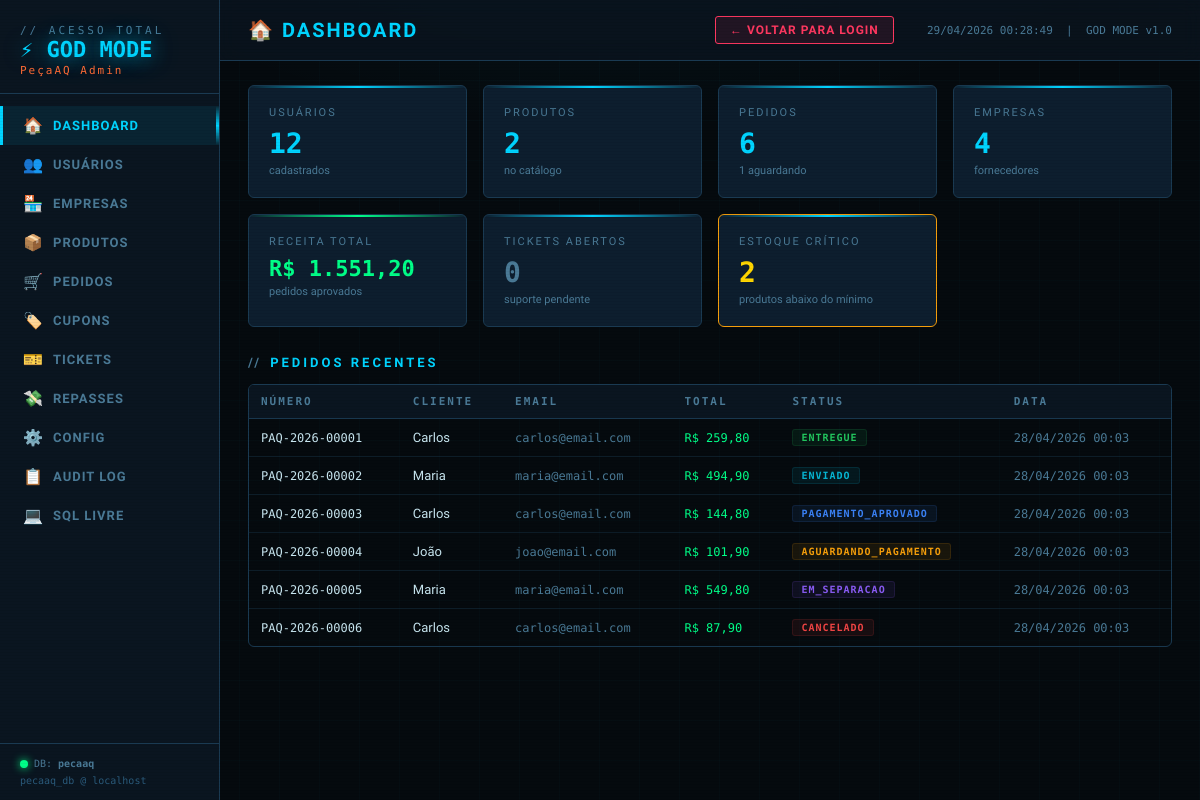
/godmode.php, run on the app's committed database.
### tables this page shows
CREATE TABLE `pedidos` (
  `id` int(10) UNSIGNED NOT NULL,
  `numero` varchar(20) NOT NULL COMMENT 'ex: PAQ-2026-00001',
  `usuario_id` int(10) UNSIGNED NOT NULL,
  `endereco_entrega_id` int(10) UNSIGNED DEFAULT NULL,
  `cupom_id` int(10) UNSIGNED DEFAULT NULL,
  `subtotal` decimal(10,2) NOT NULL,
  `desconto` decimal(10,2) NOT NULL DEFAULT 0.00,
  `frete` decimal(10,2) NOT NULL DEFAULT 0.00,
  `total` decimal(10,2) NOT NULL,
  `status` enum('aguardando_pagamento','pagamento_aprovado','em_separacao','enviado','entregue','cancelado','devolvido','reembolsado') NOT NULL DEFAULT 'aguardando_pagamento',
  `metodo_pagamento` enum('cartao_credito','cartao_debito','pix','boleto','transferencia') DEFAULT NULL,
  `parcelas` tinyint(4) NOT NULL DEFAULT 1,
  `gateway_id` varchar(100) DEFAULT NULL,
  `nota_fiscal` varchar(60) DEFAULT NULL,
  `observacao` text DEFAULT NULL,
  `rastreamento` varchar(50) DEFAULT NULL,
  `transportadora` varchar(80) DEFAULT NULL,
  `previsao_entrega` date DEFAULT NULL,
  `entregue_em` datetime DEFAULT NULL,
  `cancelado_em` datetime DEFAULT NULL,
  `motivo_cancelamento` varchar(300) DEFAULT NULL,
  `criado_em` timestamp NOT NULL DEFAULT current_timestamp(),
  `atualizado_em` timestamp NOT NULL DEFAULT current_timestamp() ON UPDATE current_timestamp()
);

CREATE TABLE `usuarios` (
  `id` int(10) UNSIGNED NOT NULL,
  `nome` varchar(120) NOT NULL,
  `sobrenome` varchar(120) NOT NULL,
  `email` varchar(180) NOT NULL,
  `senha_hash` varchar(255) NOT NULL COMMENT 'bcrypt hash',
  `cpf` varchar(14) DEFAULT NULL,
  `telefone` varchar(20) DEFAULT NULL,
  `data_nascimento` date DEFAULT NULL,
  `avatar_url` varchar(500) DEFAULT NULL,
  `tipo` enum('cliente','empresa','admin') NOT NULL DEFAULT 'cliente',
  `status` enum('ativo','inativo','suspenso','pendente') NOT NULL DEFAULT 'pendente',
  `email_verificado` tinyint(1) NOT NULL DEFAULT 0,
  `token_verificacao` varchar(100) DEFAULT NULL,
  `token_recuperacao` varchar(100) DEFAULT NULL,
  `token_expira_em` datetime DEFAULT NULL,
  `ultimo_login` datetime DEFAULT NULL,
  `endereco_id` int(10) UNSIGNED DEFAULT NULL,
  `criado_em` timestamp NOT NULL DEFAULT current_timestamp(),
  `atualizado_em` timestamp NOT NULL DEFAULT current_timestamp() ON UPDATE current_timestamp()
);

### godmode.php (the view, shortened to what this page needs)
<?php
$host = 'localhost';
$user = 'root';
$pass = '';
$db   = 'pecaaq';
$conn = @new mysqli($host, $user, $pass, $db);
$dbOk = !$conn->connect_error;
if ($dbOk) $conn->set_charset('utf8mb4');
function q($conn, $sql, $types = '', ...$vals) {
    $st = $conn->prepare($sql);
    $st->execute();
    return $st->get_result();
}
function esc($v) { return htmlspecialchars($v ?? '', ENT_QUOTES, 'UTF-8'); }
function rows($conn, $sql, $types = '', ...$vals) {
    $r = q($conn, $sql, $types, ...$vals);
    return $r ? $r->fetch_all(MYSQLI_ASSOC) : [];
}
function scalar($conn, $sql, $types = '', ...$vals) {
    $r = q($conn, $sql, $types, ...$vals);
    return $r ? ($r->fetch_row()[0] ?? null) : null;
}
$tab = $_GET['tab'] ?? 'dashboard';
$data = [];
if ($dbOk) {
    if ($tab === 'dashboard') {
        $data['total_usuarios']  = scalar($conn, 'SELECT COUNT(*) FROM usuarios');
        $data['total_produtos']  = scalar($conn, 'SELECT COUNT(*) FROM produtos');
        $data['total_pedidos']   = scalar($conn, 'SELECT COUNT(*) FROM pedidos');
        $data['total_empresas']  = scalar($conn, 'SELECT COUNT(*) FROM empresas');
        $data['receita_total']   = scalar($conn, "SELECT SUM(total) FROM pedidos WHERE status NOT IN ('cancelado','devolvido','reembolsado')") ?? 0;
        $data['pedidos_pend']    = scalar($conn, "SELECT COUNT(*) FROM pedidos WHERE status='aguardando_pagamento'");
        $data['tickets_abertos'] = scalar($conn, "SELECT COUNT(*) FROM tickets WHERE status='aberto'");
        $data['estoque_critico'] = scalar($conn, 'SELECT COUNT(*) FROM vw_estoque_critico');
        $data['pedidos_recentes']= rows($conn, 'SELECT p.numero, p.total, p.status, p.criado_em, u.nome, u.email FROM pedidos p JOIN usuarios u ON u.id=p.usuario_id ORDER BY p.criado_em DESC LIMIT 10');
        $data['prods_destaque']  = rows($conn, "SELECT nome, preco, estoque, status FROM produtos WHERE destaque=1 LIMIT 5");
    }
    elseif ($tab === 'empresas') {
        $data['empresas'] = rows($conn, "SELECT e.id, e.razao_social, e.nome_fantasia, e.cnpj, e.status, e.verificada, e.avaliacao_media, e.total_vendas, e.criado_em, u.email FROM empresas e JOIN usuarios u ON u.id=e.usuario_id ORDER BY e.criado_em DESC LIMIT 200");
    }
    elseif ($tab === 'cupons') {
        $data['cupons'] = rows($conn, "SELECT * FROM cupons ORDER BY criado_em DESC");
    }
    elseif ($tab === 'tickets') {
        $data['tickets'] = rows($conn, "SELECT t.id, t.numero, t.assunto, t.categoria, t.prioridade, t.status, t.criado_em, u.nome, u.email FROM tickets t JOIN usuarios u ON u.id=t.usuario_id ORDER BY FIELD(t.prioridade,'urgente','alta','media','baixa'), t.criado_em DESC LIMIT 200");
    }
    elseif ($tab === 'repasses') {
        $data['repasses'] = rows($conn, "SELECT r.id, r.valor_bruto, r.valor_taxa, r.valor_liquido, r.taxa_plat, r.status, r.criado_em, e.nome_fantasia FROM repasses r JOIN empresas e ON e.id=r.empresa_id ORDER BY r.criado_em DESC LIMIT 200");
    }
    elseif ($tab === 'config') {
        $data['configs'] = rows($conn, "SELECT * FROM configuracoes ORDER BY grupo, chave");
    }
    elseif ($tab === 'audit') {
        $data['logs'] = rows($conn, "SELECT a.id, a.acao, a.tabela, a.registro_id, a.ip, a.criado_em, u.nome, u.email FROM audit_logs a LEFT JOIN usuarios u ON u.id=a.usuario_id ORDER BY a.criado_em DESC LIMIT 300");
    }
    elseif ($tab === 'sql') {
        $data['sql_result'] = $_SESSION['sql_result'] ?? null;
        unset($_SESSION['sql_result']);
    }
}
$statusColors = [
    'ativo'=>'#22c55e','inativo'=>'#6b7280','suspenso'=>'#ef4444','pendente'=>'#f59e0b',
    'aprovada'=>'#22c55e','rejeitada'=>'#ef4444',
    'aguardando_pagamento'=>'#f59e0b','pagamento_aprovado'=>'#3b82f6',
    'em_separacao'=>'#8b5cf6','enviado'=>'#06b6d4','entregue'=>'#22c55e',
    'cancelado'=>'#ef4444','devolvido'=>'#f97316','reembolsado'=>'#ec4899',
    'aberto'=>'#ef4444','em_atendimento'=>'#f59e0b','resolvido'=>'#22c55e','fechado'=>'#6b7280',
    'pago'=>'#22c55e','processando'=>'#3b82f6','estornado'=>'#ef4444',
    'cliente'=>'#06b6d4','empresa'=>'#8b5cf6','admin'=>'#ef4444',
    'verificada'=>'#22c55e','pendente_ver'=>'#f59e0b',
    'urgente'=>'#ef4444','alta'=>'#f97316','media'=>'#f59e0b','baixa'=>'#6b7280',
];
?>
<!DOCTYPE html>
<html lang="pt-BR">
<head>
</head>
<body>
<div class="layout">
<aside class="sidebar">
  <div class="logo">
    <div class="logo-top">// ACESSO TOTAL</div>
    <div class="logo-main">⚡ GOD MODE</div>
    <div class="logo-sub">PeçaAQ Admin</div>
  </div>
  <nav class="nav">
    <?php
    $tabs = [
      'dashboard' => ['🏠', 'Dashboard'],
      'usuarios'  => ['👥', 'Usuários'],
      'empresas'  => ['🏪', 'Empresas'],
      'produtos'  => ['📦', 'Produtos'],
      'pedidos'   => ['🛒', 'Pedidos'],
      'cupons'    => ['🏷️', 'Cupons'],
      'tickets'   => ['🎫', 'Tickets'],
      'repasses'  => ['💸', 'Repasses'],
      'config'    => ['⚙️', 'Config'],
      'audit'     => ['📋', 'Audit Log'],
      'sql'       => ['💻', 'SQL Livre'],
    ];
    foreach ($tabs as $k => [$icon, $label]) {
      $cls = $tab === $k ? 'active' : '';
      echo "<a href='?tab=$k' class='$cls'><span class='nav-icon'>$icon</span> $label</a>";
    }
    ?>
  </nav>
  <div class="sidebar-footer">
    <div class="db-status">
      <div class="dot <?= $dbOk ? 'dot-ok' : 'dot-err' ?>"></div>
      <?= $dbOk ? "DB: <strong>$db</strong>" : "DB: OFFLINE" ?>
    </div>
    <div style="margin-top:6px; color: #2a5a7a;">pecaaq_db @ <?= $host ?></div>
  </div>
</aside>
<main class="main">
 <div class="topbar">
    <div class="page-title">
        <?= esc($tabs[$tab][0]) ?> <span><?= esc($tabs[$tab][1]) ?></span>
    </div>
    <div class="topbar-right">
        <a href="login/indexLogin.php" class="btn btn-danger">
            ← Voltar para Login
        </a>
        <?= date('d/m/Y H:i:s') ?> &nbsp;|&nbsp; GOD MODE v1.0
    </div>
</div>
  <div class="content">
    <?php if (!$dbOk): ?>
    <div class="no-db">
      <div class="no-db-icon">💀</div>
      <div class="no-db-title">BANCO INACESSÍVEL</div>
      <div class="no-db-msg">Não foi possível conectar ao banco de dados. Verifique se o MySQL/MariaDB está rodando e o banco <strong>pecaaq</strong> existe.</div>
      <div class="no-db-code">Host: <?= $host ?> | DB: <?= $db ?> | User: <?= $user ?></div>
      <div class="no-db-msg" style="font-size:12px;color:#1a3a52;">Edite as variáveis $host/$user/$pass/$db no topo deste arquivo para alterar a conexão.</div>
    </div>
    <?php elseif ($tab === 'dashboard'): ?>
    <div class="stats-grid">
      <div class="stat-card">
        <div class="stat-label">Usuários</div>
        <div class="stat-val"><?= number_format($data['total_usuarios']) ?></div>
        <div class="stat-sub">cadastrados</div>
      </div>
      <div class="stat-card">
        <div class="stat-label">Produtos</div>
        <div class="stat-val"><?= number_format($data['total_produtos']) ?></div>
        <div class="stat-sub">no catálogo</div>
      </div>
      <div class="stat-card">
        <div class="stat-label">Pedidos</div>
        <div class="stat-val"><?= number_format($data['total_pedidos']) ?></div>
        <div class="stat-sub"><?= $data['pedidos_pend'] ?> aguardando</div>
      </div>
      <div class="stat-card">
        <div class="stat-label">Empresas</div>
        <div class="stat-val"><?= number_format($data['total_empresas']) ?></div>
        <div class="stat-sub">fornecedores</div>
      </div>
      <div class="stat-card" style="--accent: #00ff88;">
        <div class="stat-label">Receita Total</div>
        <div class="stat-val" style="color:var(--green); font-size:22px;">R$ <?= number_format($data['receita_total'], 2, ',', '.') ?></div>
        <div class="stat-sub">pedidos aprovados</div>
      </div>
      <div class="stat-card" style="border-color: <?= $data['tickets_abertos'] > 0 ? '#ef4444' : 'var(--border)' ?>;">
        <div class="stat-label">Tickets Abertos</div>
        <div class="stat-val" style="color:<?= $data['tickets_abertos'] > 0 ? 'var(--red)' : 'var(--muted)' ?>"><?= $data['tickets_abertos'] ?></div>
        <div class="stat-sub">suporte pendente</div>
      </div>
      <div class="stat-card" style="border-color: <?= $data['estoque_critico'] > 0 ? '#f59e0b' : 'var(--border)' ?>;">
        <div class="stat-label">Estoque Crítico</div>
        <div class="stat-val" style="color:<?= $data['estoque_critico'] > 0 ? 'var(--yellow)' : 'var(--muted)' ?>"><?= $data['estoque_critico'] ?></div>
        <div class="stat-sub">produtos abaixo do mínimo</div>
      </div>
    </div>
    <div class="section">
      <div class="section-head"><div class="section-title">Pedidos Recentes</div></div>
      <div class="table-wrap">
        <table class="recent-table">
          <thead><tr><th>Número</th><th>Cliente</th><th>Email</th><th>Total</th><th>Status</th><th>Data</th></tr></thead>
          <tbody>
          <?php foreach ($data['pedidos_recentes'] as $p): $sc = $statusColors[$p['status']] ?? '#6b7280'; ?>
          <tr>
            <td class="mono"><?= esc($p['numero']) ?></td>
            <td><?= esc($p['nome']) ?></td>
            <td class="mono" style="color:var(--muted)"><?= esc($p['email']) ?></td>
            <td class="mono" style="color:var(--green)">R$ <?= number_format($p['total'],2,',','.') ?></td>
            <td><span class="badge" style="color:<?= $sc ?>;border-color:<?= $sc ?>20;background:<?= $sc ?>15"><?= esc($p['status']) ?></span></td>
            <td class="mono" style="color:var(--muted)"><?= date('d/m/Y H:i', strtotime($p['criado_em'])) ?></td>
          </tr>
          <?php endforeach; ?>
          </tbody>
        </table>
      </div>
    </div>
    <?php endif; ?>
  </div>
</main>
</div>
</body>
</html>

### data on the page
pedidos: numero "PAQ-2026-00001", usuario.nome "Carlos", usuario.email "carlos@email.com", total "259,80", status "ENTREGUE", criado_em "28/04/2026 00:03"
pedidos: numero "PAQ-2026-00002", usuario.nome "Maria", usuario.email "maria@email.com", total "494,90", status "ENVIADO", criado_em "28/04/2026 00:03"
pedidos: numero "PAQ-2026-00003", usuario.nome "Carlos", usuario.email "carlos@email.com", total "144,80", status "PAGAMENTO_APROVADO", criado_em "28/04/2026 00:03"
pedidos: numero "PAQ-2026-00004", usuario.nome "João", usuario.email "joao@email.com", total "101,90", status "AGUARDANDO_PAGAMENTO", criado_em "28/04/2026 00:03"
pedidos: numero "PAQ-2026-00005", usuario.nome "Maria", usuario.email "maria@email.com", total "549,80", status "EM_SEPARACAO", criado_em "28/04/2026 00:03"
pedidos: numero "PAQ-2026-00006", usuario.nome "Carlos", usuario.email "carlos@email.com", total "87,90", status "CANCELADO", criado_em "28/04/2026 00:03"

### other printed values
$icon "🏠"
$label "DASHBOARD"
$icon "👥"
$label "USUÁRIOS"
$icon "🏪"
$label "EMPRESAS"
$icon "📦"
$label "PRODUTOS"
$icon "🛒"
$label "PEDIDOS"
$icon "🏷️"
$label "CUPONS"
$icon "🎫"
$label "TICKETS"
$icon "💸"
